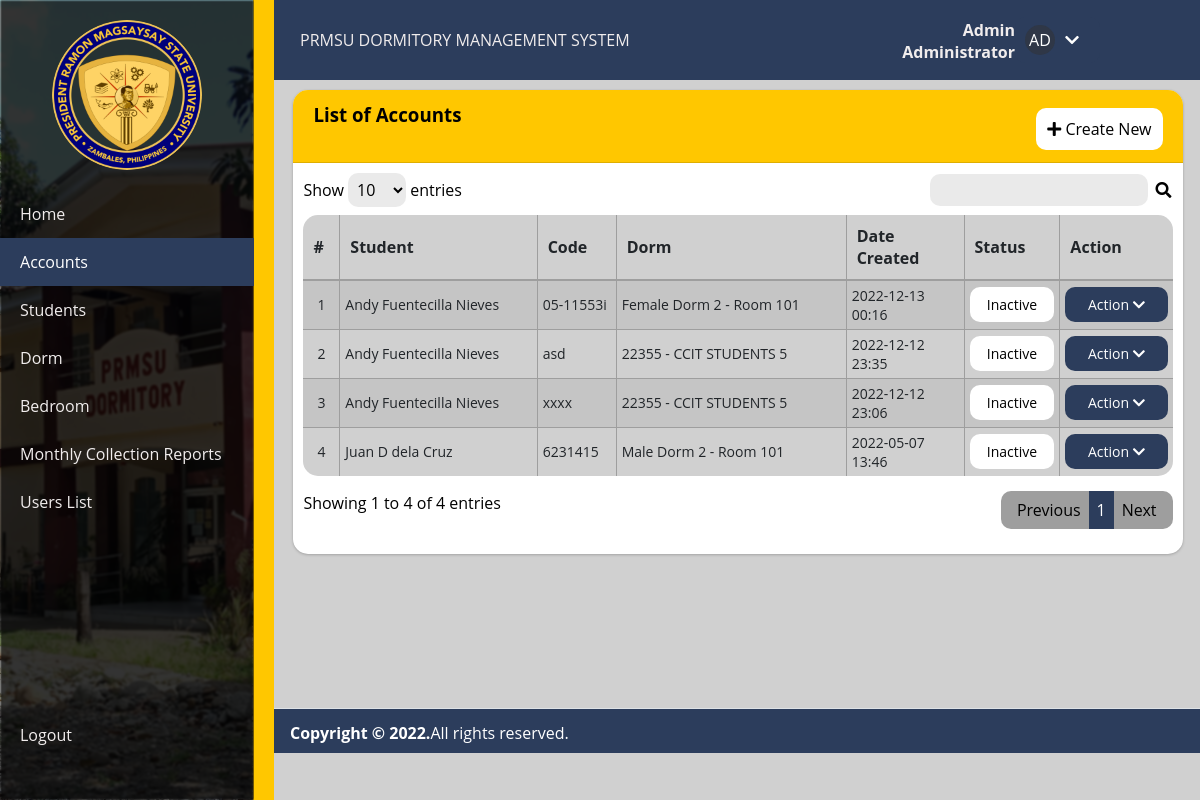
/admin/account.php (signed in), run on the app's committed database.
### tables this page shows
CREATE TABLE `user_meta` (
  `id` int(11) NOT NULL,
  `user_id` int(11) NOT NULL,
  `meta_key` text NOT NULL,
  `meta_value` text NOT NULL
);

CREATE TABLE `account_list` (
  `id` int(40) NOT NULL,
  `code` varchar(100) NOT NULL,
  `student_id` int(40) NOT NULL,
  `room_id` int(40) NOT NULL,
  `rate` float(12,2) NOT NULL DEFAULT 0.00,
  `status` tinyint(1) NOT NULL DEFAULT 1,
  `delete_flag` tinyint(1) NOT NULL DEFAULT 0,
  `date_created` datetime NOT NULL DEFAULT current_timestamp(),
  `date_updated` datetime NOT NULL DEFAULT current_timestamp() ON UPDATE current_timestamp()
);

CREATE TABLE `student_list` (
  `id` int(40) NOT NULL,
  `code` varchar(100) NOT NULL,
  `firstname` text NOT NULL,
  `middlename` text NOT NULL,
  `lastname` text NOT NULL,
  `department` text NOT NULL,
  `birthdate` date DEFAULT NULL,
  `course` text NOT NULL,
  `gender` varchar(20) NOT NULL,
  `contact` text NOT NULL,
  `religion` text NOT NULL,
  `email` text NOT NULL,
  `address` text NOT NULL,
  `emergency_name` text NOT NULL,
  `emergency_contact` text NOT NULL,
  `emergency_address` text NOT NULL,
  `emergency_relation` text NOT NULL,
  `status` tinyint(1) NOT NULL DEFAULT 1,
  `delete_flag` tinyint(1) NOT NULL DEFAULT 0,
  `date_created` datetime NOT NULL DEFAULT current_timestamp(),
  `date_updated` datetime NOT NULL DEFAULT current_timestamp() ON UPDATE current_timestamp()
);

### classes/db_helper.php (called while the page is built, shortened)
<?php
class db {
    public  $conn;
    public $tblmeta = "user_meta";
    public function connect(){
        $this->dbname       = 'PRMSUdms_db';
        $this->dbhost       = 'localhost';
        $this->dbusername   = 'root';
        $this->dbpassword   = '';
        try{
            $this->conn = new PDO("mysql:host=$this->dbhost;dbname=$this->dbname;charset=utf8",$this->dbusername,$this->dbpassword);
            $this->conn->setAttribute(PDO::ATTR_ERRMODE, PDO::ERRMODE_EXCEPTION);
        }catch(PDOException $e){
            echo $e->getMessage();
        }
    }
    public function query($sql,$params=array()){
        $stmt   = $this->conn->prepare($sql);
        if(count($params)>0):
            foreach($params as $key => $value):
                $stmt->bindValue($key,$value);
            endforeach;
        endif;
        $stmt->execute();
        return $stmt->fetchAll(PDO::FETCH_OBJ);
    }
    public function get_user_meta($user_id, $meta_key){
        $value = array(":user_id"=>$user_id,":meta_key"=>$meta_key);
        $result = $this->query("SELECT meta_value FROM $this->tblmeta WHERE meta_key=:meta_key AND user_id=:user_id",$value);
        return count($result)==0 ? "" : $result[0]->meta_value;
    }
function encrypt($string) {
    $encrypt_method     = "AES-256-CBC";
    $key        = hash('sha256', SECRET_KEY);
    $iv         = substr(hash('sha256', SECRET_IV), 0, 16);
    $output         = openssl_encrypt($string, $encrypt_method, $key, 0, $iv);
    $output         = base64_encode($output);
    return $output;
}
}
$dbhelper = new db();
?>

### admin/account.php (the view, shortened to what this page needs)
<?php
	require_once('../config.php');
	$accounts = $dbhelper->query("SELECT a.id, s.id as student_id, CONCAT(s.firstname, ' ', s.middlename, ' ', s.lastname) as name, s.code, a.date_created, CONCAT((SELECT d.name FROM dorm_list as d WHERE d.id = r.dorm_id), ' - ',r.name) as room_name, a.status  FROM `account_list` AS a INNER JOIN `student_list` AS s ON s.id = a.student_id INNER JOIN `room_list` AS r ON r.id = a.room_id  WHERE a.delete_flag = 0 ORDER BY a.date_created DESC");
?>
    <!DOCTYPE html>
    <html>
    <?php include '../inc/html-head.php' ?>
    <body>
        <div class="wrapper">
            <div class="section">
                <?php include '../inc/header.php'; ?>
            </div>
            <?php include '../inc/sidebar.php'; ?>
            <div class="content-wrapper" style="min-height:628.038px">
                <section class="content">
                    <div class="container">
                        <div class="card">
	                        <div class="card-header">
		                        <h3 class="card-title">List of Accounts</h3>
		                        <div class="card-tools">
			                        <a href="/admin/accounts/entry.php" id="create_new" class="btn btn-flat btn-primary">
										<span class="fas fa-plus"></span>
										Create New
									</a>
		                        </div>
	                        </div>
	                        <div class="card-body">
								<div class="container-fluid">
			                    	<table class="table table-hover table-striped table-bordered" id="list">
				                    	<thead>
					                    	<tr>
						                    	<th>#</th>
						                    	<th>Student</th>
						                    	<th>Code</th>
						                    	<th>Dorm</th>
												<th>Date Created</th>
						                    	<th>Status</th>
						                    	<th>Action</th>
					                    	</tr>
				                    	</thead>
				                    	<tbody>
					                	   <?php foreach($accounts as $key=>$account): ?>
						                	    <tr>
							                	    <td class="text-center"><?php echo ++$key; ?></td>
													<td><?php echo $account->name ?></td>
							                	    <td><?php echo $account->code ?></td>
													<td><?php echo $account->room_name ?></td>
													<td><?php echo date("Y-m-d H:i",strtotime($account->date_created)) ?></td>
							                	    <td class="text-center">
														<div class="pill <?php echo $account->status === '1' ? 'active' : 'inactive' ?>"><?php echo $account->status === '1' ? 'Active' : 'Inactive' ?></div>
                                            	    </td>
							                	    <td>
														<div class="dropdown">
															<button class="dropbtn">Action <i class="fa fa-chevron-down"></i></button>
														</div>
						                        	</td>
					                        	</tr>
				                        	<?php endforeach; ?>
			                        	</tbody>
		                        	</table>
								</div>
	                        </div>
                        </div>
                    </div>
                </section>
            </div>
            <?php include '../inc/footer.php'; ?>
        </div>
    </body>
    </html>

### classes/utils.php (shortened to what this page needs)
<?php
    function profile_avatar($user) {
        global $ROOT_DIR;
        $initials = isset($user->first_name) ? substr(($user->first_name ?? ""), 0, 1).substr(($user->last_name ?? ""), 0, 1) : '?';
        if (!isset($user->profile_avatar) || empty($user->profile_avatar)) return "<div class='no-image'>$initials</div>";
        $is_exist = file_exists("$ROOT_DIR/img/avatars/$user->profile_avatar");
        return  $is_exist == 1 ? "<img class='profile-avatar-thumb' src='/img/avatars/$user->profile_avatar' />" : "<div class='no-image'>$initials</div>";
    }
?>

### css/style.css (style rules this page uses)
* { list-style: none; text-decoration: none; margin: 0; padding: 0; box-sizing: border-box; font-family: 'Open Sans', sans-serif; }
body { background: #D0D0D0; }
.content-wrapper { height: 100%; margin-top: calc(2.93725rem + 33px); margin-left: calc(2.93725rem + 229px); }
.content-wrapper .content { padding: 10px 10px; margin-top: 10px; color: #000000; }
section { display: block; }
.container { width: 100%; padding-right: 7.5px; padding-left: 7.5px; margin-right: auto; margin-left: auto; }
.card { box-shadow: 0 0 1px rgb(0 0 0 / 13%), 0 1px 3px rgb(0 0 0 / 20%); margin-bottom: 1rem; }
.card { position: relative; display: -ms-flexbox; display: flex; -ms-flex-direction: column; flex-direction: column; min-width: 0; word-wrap: break-word; background-color: #fff; background-clip: border-box; border: 0 solid rgba(0, 0, 0, 0.125); border-radius: 15px; flex-direction: column; }
.card-header:first-child { border-radius: calc(0.25rem - 0) calc(0.25rem - 0) 0 0; }
.card-header { background-color: rgb(255 199 0); border-bottom: 1px solid rgba(0, 0, 0, 0.125); padding: 0.75rem 1.25rem; margin-bottom: 0; position: relative; border-top-left-radius: 15px; border-top-right-radius: 15px; }
.card-body { -ms-flex: 1 1 auto; flex: 1 1 auto; min-height: 1px; padding: 10px; }
.card-tools { display: grid; justify-items: end; }
a#create_new { margin-top: -19px; }
.btn.btn-flat { color: #000; background-color: #FFF; padding: 8px 10px; border-radius: 10px; box-shadow: none; }
.btn { display: inline-block; font-weight: 400; color: #212529; text-align: center; vertical-align: middle; -webkit-user-select: none; -moz-user-select: none; -ms-user-select: none; user-select: none; background-color: transparent; border: 1px solid transparent; padding: 0.375rem 0.75rem; font-size: 1rem; line-height: 1.5; border-radius: 0.25rem; transition: color 0.15s ease-in-out, background-color 0.15s ease-in-out, border-color 0.15s ease-in-out, box-shadow 0.15s ease-in-out; min-width: 100px !important; cursor: pointer; }
button, [type="button"], [type="reset"], [type="submit"] { -webkit-appearance: button; }
button, select { text-transform: none; }
a { color: #007bff; text-decoration: none; background-color: transparent; }
button, input { overflow: visible; }
input, button, select, optgroup, textarea { margin: 0; font-family: inherit; font-size: inherit; }
.table { width: 100%; margin-bottom: 1rem; color: #212529; background-color: #D0D0D0; border-radius: 15px; border-collapse: collapse ; }
table.dataTable th:not(:last-child), table.dataTable td:not(:last-child) { border-right: #9e9e9e solid 1px; }
table.dataTable th { padding: 10px; }
table.dataTable td { padding: 5px; font-size: 14px; }
table.dataTable tr:not(:last-child) td { border-bottom: #9e9e9e solid 1px !important; }
table.dataTable thead tr { border-bottom: #9e9e9e solid 2px !important; }
table th:nth-last-child(-n + 2) { max-width: 80px !important; }
th { text-align: inherit; text-align: -webkit-match-parent; }
.table-striped tbody tr:nth-of-type(odd) { background-color: rgba(0, 0, 0, 0.05); }
.text-center { text-align: center !important; }
.pill { padding: 8px 10px; border-radius: 10px; }
.pill.inactive { background-color: #FFF; color: #000; }
.dropbtn { background-color: #2c3d5c; color: white; padding: 8px 10px; cursor: pointer; border: none; border-radius: 10px; width: 100%; }
.dropdown { position: relative; display: inline-block; width: 100%; min-width: 85px; }
.no-image, .profile-avatar-thumb { height: 30px; width: 30px; border-radius: 15px; background-color: rgba(50,50,50,0.5) !important; color: #FFF; display: flex; justify-content: center; align-items: center; }

### css/header-footer.css (style rules this page uses)
.wrapper .section { width: calc(100% - 225px); margin-left: 225px; transition: all 0.5s ease; }

### data on the page
user_meta: meta_value "AD"
account_list: name "Andy Fuentecilla Nieves", student_list.code "05-11553i", room_name "Female Dorm 2 - Room 101", date_created "2022-12-13 00:16", status "Inactive"
account_list: name "Andy Fuentecilla Nieves", student_list.code "asd", room_name "22355 - CCIT STUDENTS 5", date_created "2022-12-12 23:35", status "Inactive"
account_list: name "Andy Fuentecilla Nieves", student_list.code "xxxx", room_name "22355 - CCIT STUDENTS 5", date_created "2022-12-12 23:06", status "Inactive"
account_list: name "Juan D dela Cruz", student_list.code "6231415", room_name "Male Dorm 2 - Room 101", date_created "2022-05-07 13:46", status "Inactive"

### other printed values
$_SESSION['username'] "Admin"
$user_types[$_SESSION['id']] "Administrator"
